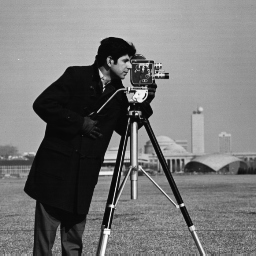
%> input picture images/Cameraman256.png, 256 x 256 px
$ octave hyDemo.m   (GNU Octave 9; MATLAB toolbox functions it lacks are replaced by stand-ins)
%> lines starting %> are read from the running program, lines starting %| are printed output that depends on the picture
### hyCSNR.m
function PSNR = hyCSNR(oriIm,noiseIm,firstRow,firstCol)

[imH,imW,imD]=size(oriIm);

if imD == 1
   imError = oriIm - noiseIm;
   imError = imError(firstRow+1:imH-firstRow, firstCol+1:imW-firstCol);
   imMSE   = mean(mean(imError.^2));
   PSNR    = 10 * log10( 255^2 / imMSE );
else
   imError = oriIm-noiseIm;
   imError = imError(firstRow+1:imH-firstRow, firstCol+1:imW-firstCol,:);
   e1=imError(:,:,1);e2=imError(:,:,2);e3=imError(:,:,3);
   me1=mean(mean(e1.^2));
   me2=mean(mean(e2.^2));
   me3=mean(mean(e3.^2));
   mse=(me1+me2+me3)/3;
   PSNR  = 10*log10(255^2/mse);
%    PSNR(1)=10*log10(255^2/me1);
%    PSNR(2)=10*log10(255^2/me2);
%    PSNR(3)=10*log10(255^2/me3);
end


return;

### hyMetricSSIM.m
function imssim = hyMetricSSIM(im1, im2, rowBlock, colBlock)

[dim1, dim2, dim3] = size(im1);
imssim = 0;
if dim3 == 1
    imssim = ssim_index(im1(rowBlock+1:dim1-rowBlock, colBlock+1:dim2-colBlock), im2( rowBlock+1:dim1-rowBlock, colBlock+1:dim2-colBlock));
else
    for i = 1:dim3
        imssim = imssim + ssim_index(im1(rowBlock+1:dim1-rowBlock, colBlock+1:dim2-colBlock, i), im2(rowBlock+1:dim1-rowBlock, colBlock+1:dim2-colBlock, i));
    end
    imssim = imssim/dim3;
end
return;

function [mssim, ssim_map] = ssim_index(img1, img2, K, window, L)

% ========================================================================
%SSIM Index, Version 1.0
%Copyright(c) 2003 Zhou Wang
%All Rights Reserved.
%
%The author was with Howard Hughes Medical Institute, and Laboratory
%for Computational Vision at Center for Neural Science and Courant
%Institute of Mathematical Sciences, New York University, USA. He is
%currently with Department of Electrical and Computer Engineering,
%University of Waterloo, Canada.
%
%----------------------------------------------------------------------
%Permission to use, copy, or modify this software and its documentation
%for educational and research purposes only and without fee is hereby
%granted, provided that this copyright notice and the original authors'
%names appear on all copies and supporting documentation. This program
%shall not be used, rewritten, or adapted as the basis of a commercial
%software or hardware product without first obtaining permission of the
%authors. The authors make no representations about the suitability of
%this software for any purpose. It is provided "as is" without express
%or implied warranty.
%----------------------------------------------------------------------
%
%This is an implementation of the algorithm for calculating the
%Structural SIMilarity (SSIM) index between two images. Please refer
%to the following paper:
%
%Z. Wang, A. C. Bovik, H. R. Sheikh, and E. P. Simoncelli, "Image
%quality assessment: From error measurement to structural similarity"
%IEEE Transactios on Image Processing, vol. 13, no. 4, Apr. 2004.
%
%Kindly report any suggestions or corrections to zhouwang@ieee.org
%
%----------------------------------------------------------------------
%
%Input : (1) img1: the first image being compared
%        (2) img2: the second image being compared
%        (3) K: constants in the SSIM index formula (see the above
%            reference). defualt value: K = [0.01 0.03]
%        (4) window: local window for statistics (see the above
%            reference). default widnow is Gaussian given by
%            window = fspecial('gaussian', 11, 1.5);
%        (5) L: dynamic range of the images. default: L = 255
%
%Output: (1) mssim: the mean SSIM index value between 2 images.
%            If one of the images being compared is regarded as
%            perfect quality, then mssim can be considered as the
%            quality measure of the other image.
%            If img1 = img2, then mssim = 1.
%        (2) ssim_map: the SSIM index map of the test image. The map
%            has a smaller size than the input images. The actual size:
%            size(img1) - size(window) + 1.
%
%Default Usage:
%   Given 2 test images img1 and img2, whose dynamic range is 0-255
%
%   [mssim ssim_map] = ssim_index(img1, img2);
%
%Advanced Usage:
%   User defined parameters. For example
%
%   K = [0.05 0.05];
%   window = ones(8);
%   L = 100;
%   [mssim ssim_map] = ssim_index(img1, img2, K, window, L);
%
%See the results:
%
%   mssim                        %Gives the mssim value
%   imshow(max(0, ssim_map).^4)  %Shows the SSIM index map
%
%========================================================================


if (nargin < 2 | nargin > 5)
   mssim = -Inf;
   ssim_map = -Inf;
   return;
end

if (size(img1) ~= size(img2))
   mssim = -Inf;
   ssim_map = -Inf;
   return;
end

[M N] = size(img1);

if (nargin == 2)
   if ((M < 11) | (N < 11))
	   mssim = -Inf;
	   ssim_map = -Inf;
      return
   end
   window = fspecial('gaussian', 11, 1.5);	%
   K(1) = 0.01;								      % default settings
   K(2) = 0.03;								      %
   L = 255;                                  %
end

if (nargin == 3)
   if ((M < 11) | (N < 11))
	   mssim = -Inf;
	   ssim_map = -Inf;
      return
   end
   window = fspecial('gaussian', 11, 1.5);
   L = 255;
   if (length(K) == 2)
      if (K(1) < 0 | K(2) < 0)
		   mssim = -Inf;
   		ssim_map = -Inf;
	   	return;
      end
   else
	   mssim = -Inf;
   	ssim_map = -Inf;
	   return;
   end
end

if (nargin == 4)
   [H W] = size(window);
   if ((H*W) < 4 | (H > M) | (W > N))
	   mssim = -Inf;
	   ssim_map = -Inf;
      return
   end
   L = 255;
   if (length(K) == 2)
      if (K(1) < 0 | K(2) < 0)
		   mssim = -Inf;
   		ssim_map = -Inf;
	   	return;
      end
   else
	   mssim = -Inf;
   	ssim_map = -Inf;
	   return;
   end
end

if (nargin == 5)
   [H W] = size(window);
   if ((H*W) < 4 | (H > M) | (W > N))
	   mssim = -Inf;
	   ssim_map = -Inf;
      return
   end
   if (length(K) == 2)
      if (K(1) < 0 | K(2) < 0)
		   mssim = -Inf;
   		ssim_map = -Inf;
	   	return;
      end
   else
	   mssim = -Inf;
   	ssim_map = -Inf;
	   return;
   end
end

C1 = (K(1)*L)^2;
C2 = (K(2)*L)^2;
window = window/sum(sum(window));
img1 = double(img1);
img2 = double(img2);

mu1   = filter2(window, img1, 'valid');
mu2   = filter2(window, img2, 'valid');
mu1_sq = mu1.*mu1;
mu2_sq = mu2.*mu2;
mu1_mu2 = mu1.*mu2;
sigma1_sq = filter2(window, img1.*img1, 'valid') - mu1_sq;
sigma2_sq = filter2(window, img2.*img2, 'valid') - mu2_sq;
sigma12 = filter2(window, img1.*img2, 'valid') - mu1_mu2;

if (C1 > 0 & C2 > 0)
   ssim_map = ((2*mu1_mu2 + C1).*(2*sigma12 + C2))./((mu1_sq + mu2_sq + C1).*(sigma1_sq + sigma2_sq + C2));
else
   numerator1 = 2*mu1_mu2 + C1;
   numerator2 = 2*sigma12 + C2;
	denominator1 = mu1_sq + mu2_sq + C1;
   denominator2 = sigma1_sq + sigma2_sq + C2;
   ssim_map = ones(size(mu1));
   index = (denominator1.*denominator2 > 0);
   ssim_map(index) = (numerator1(index).*numerator2(index))./(denominator1(index).*denominator2(index));
   index = (denominator1 ~= 0) & (denominator2 == 0);
   ssim_map(index) = numerator1(index)./denominator1(index);
end

mssim = mean2(ssim_map);

return

### hyDenoising.m
function deNoiseIm = hyDenoising(noiseIm, oriIm, para)

evolutionIm = noiseIm;
[imHight, imWidth] = size(noiseIm);
patchSize   = para.patchSize;
patchX      = im2col(oriIm, [patchSize patchSize], 'sliding');
keyPatchArr = int32(hykeyPatchArr(noiseIm, para));

fp1 = fopen('hytestLater.txt','at+');
fprintf(fp1,'\n');
for i = 1:para.iter %while(iter ~= 0) %1:para.iter
    PSNR0  = hyCSNR(oriIm, evolutionIm, 0, 0);
    tempEvolutionIm = evolutionIm;
    evolutionIm = evolutionIm + para.delta * (noiseIm - evolutionIm);
    nSigma = sqrt(mean(mean((evolutionIm - oriIm).^2)));
    patchY        = im2col(evolutionIm, [patchSize patchSize], 'sliding');
    simiArrBatch  = hyBlockMatching(patchY, keyPatchArr, para.patchNum);

    [cureFitPara, lineFitPara, firstPixel] = hyTrainingPara(patchX, patchY, keyPatchArr, simiArrBatch, nSigma, para);

    [evoPatchX, accumNum] = hyPatchEstimation(patchY, keyPatchArr, simiArrBatch, cureFitPara, lineFitPara, firstPixel, para);
    evolutionIm = hyPatchX2Im(evoPatchX, accumNum, patchSize, imHight, imWidth);
    PSNR  = hyCSNR(oriIm, evolutionIm, 0, 0);
    fprintf(fp1, '%13s%6d%6d%7d%7.2f%7.2f\n', para.image, para.step, para.numPoly, i, PSNR0, PSNR);
    if(PSNR<0 || PSNR-PSNR0<=0.3)
        break;
    end
end
fprintf(fp1, '\n');
fclose(fp1);
deNoiseIm = tempEvolutionIm;

return;

### hykeyPatchArr.m
function  [keypatchArr]  =  hykeyPatchArr(im, para)
% This Function Precompute the all the patch indexes in the Searching window
% ===============================================================================

s           =   para.step;
tempR       =   size(im,1)-para.patchSize+1;
tempC       =   size(im,2)-para.patchSize+1;
M           =   tempR * tempC; % # pathes.

rGridIdx	=   [1:s:tempR];
cGridIdx	=   [1:s:tempC];
rGridH      =   length(rGridIdx);
cGridW      =   length(cGridIdx);
pM          =   rGridH * cGridW; % # key patches.

keypatchArr   =    int32(zeros(1, pM));

imIdx       =   1:M;
imIdx       =   reshape(imIdx, tempR, tempC);
keypatchArr =   imIdx(rGridIdx, cGridIdx);
keypatchArr =   keypatchArr(:)';

% [14 lines of commented-out code are left out]

### hyParaSet.m
function  [para] = hyParaSet( )
% ==========================

%
    getDemoFile = dir('hyDemo.m');
%    DemoFolder = getDemoFile.folder;
%    para.image = strcat(DemoFolder, '\images\','Cameraman256.png'); % original image
    para.image = strcat( '.\images\','Cameraman256.png'); % original image
%     para.nSigma = [10];
    para.nSigma = [10,20,30,40,50,75,100]; % noise deviation
    para.iter  = 10; % maximum number of iterations
    para.delta = 0.1; % The scaled factor
    para.thrNum = 30; % The threshold that controls the cut-off point, theta.
    para.numPoly = 9; % [1 2 5 7 8 9] , order of polynomial
    para.patchSize   =   12; % non-locak similar patch size
    para.patchNum    =   para.patchSize.^2; % ROSM size
    para.step        =   2; % [1 2 3], Lower sampling step size
end

### hyDemo.m

   %             Function Name: hyDemo.m
   % =================================================
   %  It is available from the website at https://github.com/DengHongyao2019/PEWNNM
   % This is a main function. The parameters can be set in the function
   % called "hyParaSet.m". When you execute the program,
   % you will see the PSNR/MSSIM results in Command Window and
   % the visual results in a Figure Window. Meanwhile, the program records
   % the PSNR results in the file called¡± PSNR.txt¡± and the MSSIM results
   % in the file called ¡°MSSIM.txt¡±. Besides, it saves the noise images and
   % the de-noised images in noiseImg folder and outputImg folder, respectively.
   % The both folders are under the current work-path.
   % ----------------------------------------------------------------------------------------

   clear all; clc;
   warning off;
   DemoPath = dir('');
%    DemoFolder = DemoPath.folder;
   mkdir('outputImg'); mkdir('noiseImg');
   %outImgPath = strcat(DemoPath.folder, '\', 'outputImg', '\');
   outImgPath = strcat('.\\', 'outputImg', '\');
   %noiseImgPath = strcat(DemoPath.folder, '.\\', 'noiseImg', '\');
   noiseImgPath = strcat('.\\', 'noiseImg', '\');
   tic;
    para = hyParaSet();
    nSigma = para.nSigma;
    numJ = length(nSigma);
%     oriIm   =   double(imread(para.image)); % read image
    oriIm   =   imread(para.image);
%> oriIm is the input picture: size 256x256 uint8; min 7, max 252, mean 118.7
    imshow(oriIm, []);
    title('The noise-free image, Cameraman','fontname','Times New Roman','Color','k','FontSize',16);

    oriIm = double(oriIm(1:100, 1:100));
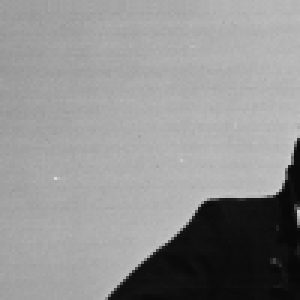
%> oriIm: size 100x100 double (shown 3 times larger); min 8, max 218, mean 145.3
    [imH, imW]  =   size(oriIm);
%> imH = 100; imW = 100
%> the run ends on the next line
    figure; clf;
%     imshow(uint8(oriIm), []);
%     figure; clf;
%     image(reshape(oriIm, [imH imW]));
%     colormap(gray(256)); axis image; axis off;

    randn('seed', 0);
    fp1 = fopen('PSNR.txt','at+');
    fp2 = fopen('MSSIM.txt','at+');
    fprintf(fp1,'%-90s%6d%6d', para.image, para.step, para.numPoly);
    fprintf(fp2,'%-90s%6d%6d', para.image, para.step, para.numPoly);
    for k = 1:numJ
        fprintf('-%d  When the standard deviation of noise is %d, \n',k, para.nSigma(k));
        nSig = nSigma(k);
        noiseIm     =   oriIm + nSig * randn(size(oriIm));
        PSNR = hyCSNR(oriIm, noiseIm, 0, 0);
        MSSIM = hyMetricSSIM(oriIm, noiseIm, 0, 0);
        fprintf('    PSNR = %-5.2f,   MSSIM = %-5.2f, for Cameraman image with noise, \n', PSNR, MSSIM);

%         figure;clf;  imshow(uint8(noiseIm), []);
        subplot(7,2,2*k-1);
        imshow(uint8(noiseIm), []); hold on;
        scrsz = get(0,'ScreenSize');
        set(gcf,'Position',scrsz);
        if k == 1
            title(['The left-column is the noise images'],'fontname','Arial', 'FontWeight','bold','Color','b','FontSize',14);
        end
        strPM = sprintf('PSNR=%-5.2f,  MSSIM=%-5.2f', PSNR, MSSIM);
        xlabel(strPM, 'Color','b');
%          image(uint8(noiseIm));     colormap(gray(256)); axis image; axis off; hold on;
%         image(reshape(noiseIm, [imH imW]));
%         print('-djpeg', strcat('Osigma',num2str(nSig), '-step', num2str(para.step), '-order',num2str(para.numPoly), '.jpg'));
        imwrite(uint8(noiseIm), strcat('noiseImg\', 'Osigma',num2str(nSig), '-step', num2str(para.step), '-order',num2str(para.numPoly), '.tiff'));

        deNoiseIm = hyDenoising(noiseIm, oriIm, para);
